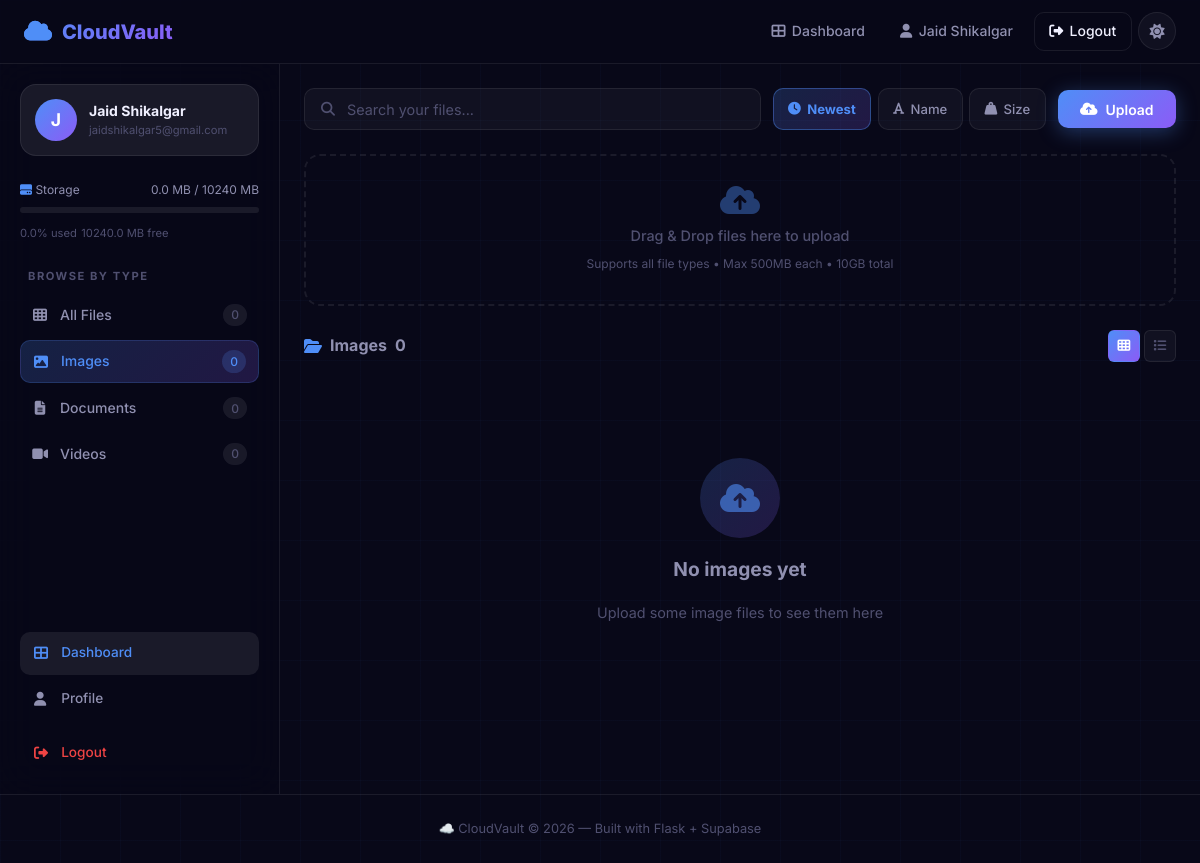
Page /dashboard?q=&sort=date&type=image (signed in) on the committed database.
### app/models.py (models this page shows, shortened)
class User(UserMixin, db.Model):
    __tablename__ = 'users'
    id            = db.Column(db.Integer, primary_key=True)
    username      = db.Column(db.String(80), unique=True, nullable=False)
    email         = db.Column(db.String(120), unique=True, nullable=False)
    password_hash = db.Column(db.String(256), nullable=False)
    profile_pic   = db.Column(db.String(256), default='default.png')
    created_at    = db.Column(db.DateTime, default=datetime.utcnow)
    storage_used  = db.Column(db.Float, default=0.0)
    reset_token         = db.Column(db.String(100), unique=True)
    reset_token_expiry  = db.Column(db.DateTime)
    files = db.relationship(
        'File', backref='owner', lazy=True, cascade='all, delete-orphan'
    )

### app/files.py (the view)
@files.route('/dashboard')
@login_required
def dashboard():
    search_query = request.args.get('q', '').strip()
    sort_by      = request.args.get('sort', 'date')
    file_type    = request.args.get('type', 'all')
    query = File.query.filter_by(user_id=current_user.id)
    if search_query:
        query = query.filter(File.filename.ilike(f'%{search_query}%'))
    image_types = ['jpg','jpeg','png','gif','svg','webp']
    doc_types   = ['pdf','doc','docx','xls','xlsx','ppt','pptx','txt','csv']
    video_types = ['mp4','avi','mov','mkv']
    audio_types = ['mp3','wav','flac']
    if file_type == 'image':
        query = query.filter(File.file_type.in_(image_types))
    elif file_type == 'document':
        query = query.filter(File.file_type.in_(doc_types))
    elif file_type == 'video':
        query = query.filter(File.file_type.in_(video_types))
    elif file_type == 'audio':
        query = query.filter(File.file_type.in_(audio_types))
    if sort_by == 'name':
        query = query.order_by(File.filename.asc())
    elif sort_by == 'size':
        query = query.order_by(File.file_size.desc())
    else:
        query = query.order_by(File.uploaded_at.desc())
    all_files    = query.all()
    recent_files = File.query.filter_by(user_id=current_user.id)\
                             .order_by(File.uploaded_at.desc())\
                             .limit(6).all()
    storage_limit_mb = current_app.config.get('STORAGE_LIMIT_MB', 10240)
    storage_used_mb  = current_user.storage_used / (1024 * 1024)
    storage_percent  = min((storage_used_mb / storage_limit_mb) * 100, 100)
    total       = File.query.filter_by(user_id=current_user.id).count()
    image_count = File.query.filter_by(user_id=current_user.id)\
                            .filter(File.file_type.in_(image_types)).count()
    doc_count   = File.query.filter_by(user_id=current_user.id)\
                            .filter(File.file_type.in_(doc_types)).count()
    video_count = File.query.filter_by(user_id=current_user.id)\
                            .filter(File.file_type.in_(video_types)).count()
    return render_template('dashboard.html',
                           files=all_files,
                           recent_files=recent_files,
                           search_query=search_query,
                           sort_by=sort_by,
                           file_type=file_type,
                           storage_used_mb=round(storage_used_mb, 2),
                           storage_limit_mb=storage_limit_mb,
                           storage_percent=round(storage_percent, 1),
                           total_count=total,
                           image_count=image_count,
                           doc_count=doc_count,
                           video_count=video_count)

### app/models.py (called while the page is built)
@login_manager.user_loader
def load_user(user_id):
    return User.query.get(int(user_id))

### app/templates/dashboard.html (shortened to what this page needs)
{% extends 'base.html' %}
{% block content %}
<div class="dashboard">
    <aside class="sidebar" id="sidebar">
        <div class="sidebar-user">
            <div class="user-avatar">
                {{ current_user.username[0].upper() }}
            </div>
            <div class="user-info">
                <span class="user-name">{{ current_user.username }}</span>
                <span class="user-email">{{ current_user.email }}</span>
            </div>
        </div>
        <div class="storage-section">
            <div class="storage-header">
                <span><i class="fas fa-hdd"></i> Storage</span>
                <span class="storage-numbers">
                    {{ storage_used_mb }} MB / {{ storage_limit_mb }} MB
                </span>
            </div>
            <div class="storage-bar">
            </div>
            <div class="storage-footer">
                <small>{{ storage_percent }}% used</small>
                <small>{{ storage_limit_mb - storage_used_mb }} MB free</small>
            </div>
        </div>
        <div class="filter-section">
            <p class="filter-label">BROWSE BY TYPE</p>
            <a href="{{ url_for('files.dashboard', q=search_query, sort=sort_by, type='all') }}"
               class="filter-link {% if file_type == 'all' %}active{% endif %}">
                <i class="fas fa-th"></i>
                All Files
                <span class="filter-count">{{ total_count }}</span>
            </a>
            <a href="{{ url_for('files.dashboard', q=search_query, sort=sort_by, type='image') }}"
               class="filter-link {% if file_type == 'image' %}active{% endif %}">
                <i class="fas fa-image"></i>
                Images
                <span class="filter-count">{{ image_count }}</span>
            </a>
            <a href="{{ url_for('files.dashboard', q=search_query, sort=sort_by, type='document') }}"
               class="filter-link {% if file_type == 'document' %}active{% endif %}">
                <i class="fas fa-file-alt"></i>
                Documents
                <span class="filter-count">{{ doc_count }}</span>
            </a>
            <a href="{{ url_for('files.dashboard', q=search_query, sort=sort_by, type='video') }}"
               class="filter-link {% if file_type == 'video' %}active{% endif %}">
                <i class="fas fa-video"></i>
                Videos
                <span class="filter-count">{{ video_count }}</span>
            </a>
        </div>
        <nav class="sidebar-nav">
            <a href="{{ url_for('files.dashboard') }}" class="sidebar-link active">
                <i class="fas fa-th-large"></i> Dashboard
            </a>
            <a href="{{ url_for('profile.profile_page') }}" class="sidebar-link">
                <i class="fas fa-user"></i> Profile
            </a>
            <a href="{{ url_for('auth.logout') }}" class="sidebar-link sidebar-logout">
                <i class="fas fa-sign-out-alt"></i> Logout
            </a>
        </nav>
    </aside>
    <div class="dashboard-main">
        <div class="dashboard-topbar">
            <form action="{{ url_for('files.dashboard') }}"
                  method="GET" class="search-wrapper">
                <div class="search-box">
                    <i class="fas fa-search"></i>
                    <input type="text" name="q"
                           placeholder="Search your files..."
                           value="{{ search_query }}"
                           class="search-input"
                           id="searchInput">
                </div>
            </form>
            <div class="sort-wrapper">
                <div class="sort-buttons">
                    <a href="{{ url_for('files.dashboard', q=search_query, sort='date', type=file_type) }}"
                       class="sort-btn {% if sort_by=='date' %}active{% endif %}">
                        <i class="fas fa-clock"></i>
                        <span>Newest</span>
                    </a>
                    <a href="{{ url_for('files.dashboard', q=search_query, sort='name', type=file_type) }}"
                       class="sort-btn {% if sort_by=='name' %}active{% endif %}">
                        <i class="fas fa-font"></i>
                        <span>Name</span>
                    </a>
                    <a href="{{ url_for('files.dashboard', q=search_query, sort='size', type=file_type) }}"
                       class="sort-btn {% if sort_by=='size' %}active{% endif %}">
                        <i class="fas fa-weight-hanging"></i>
                        <span>Size</span>
                    </a>
                </div>
            </div>
            <button class="btn btn-primary upload-btn"
                    onclick="document.getElementById('fileInput').click()">
                <i class="fas fa-cloud-upload-alt"></i>
                <span>Upload</span>
            </button>
        </div>
        <div class="drop-zone" id="dropZone">
            <div class="drop-zone-content">
                <i class="fas fa-cloud-upload-alt"></i>
                <p>Drag & Drop files here to upload</p>
                <small>Supports all file types • Max 500MB each • 10GB total</small>
            </div>
        </div>
        <div class="section">
            <div class="section-header">
                <h2 class="section-heading">
                    <i class="fas fa-folder-open"></i>
                    {% if search_query %}
                        Results for "{{ search_query }}"
                    {% elif file_type != 'all' %}
                        {{ file_type|capitalize }}s
                    {% else %}
                        All Files
                    {% endif %}
                    <span class="file-count-badge">{{ files|length }}</span>
                </h2>
                <div class="view-toggle">
                    <button class="view-btn active" id="gridViewBtn"
                            onclick="setView('grid')" title="Grid view">
                        <i class="fas fa-th"></i>
                    </button>
                    <button class="view-btn" id="listViewBtn"
                            onclick="setView('list')" title="List view">
                        <i class="fas fa-list"></i>
                    </button>
                </div>
            </div>
            {% if files %}
            <div class="files-grid" id="filesGrid">
{% for file in files %}
<div class="file-card" data-file-id="{{ file.id }}">
    {% if file.file_type in ['jpg','jpeg','png','gif','webp'] %}
    <div class="file-thumb image-thumb">
        <div class="preview-trigger"
             onclick="openPreview({{ file.id }}, '{{ file.filename }}')">
            <img src=""
                 alt="{{ file.filename }}"
                 class="thumb-img"
                 data-file-id="{{ file.id }}"
                 onerror="this.style.display='none';
                          this.nextElementSibling.style.display='flex'">
            <div class="thumb-icon-fallback" style="display:none">
                {{ file.get_icon() }}
            </div>
            <div class="preview-overlay">
                <i class="fas fa-eye"></i>
                <span>Preview</span>
            </div>
        </div>
        <span class="file-type-badge">{{ file.file_type.upper() }}</span>
    </div>
    {% else %}
    <div class="file-thumb non-image-thumb">
        <div class="file-icon-large">{{ file.get_icon() }}</div>
        <span class="file-type-badge">{{ file.file_type.upper() }}</span>
    </div>
    {% endif %}
    <div class="file-info">
        <p class="file-name" title="{{ file.filename }}">
            {{ file.filename }}
        </p>
        <div class="file-meta-row">
            <span class="file-size">{{ file.get_size_display() }}</span>
            <span class="file-date">
                {{ file.uploaded_at.strftime('%d %b %Y') }}
            </span>
        </div>
    </div>
    <div class="file-actions" onclick="event.stopPropagation()">
        <button type="button"
                class="action-btn btn-download"
                title="Download"
                onclick="triggerDownload({{ file.id }})">
            <i class="fas fa-download"></i>
        </button>
        <button type="button"
                class="action-btn btn-share
                {% if file.is_shared %}shared-active{% endif %}"
                onclick="toggleShare({{ file.id }}, this)"
                title="Share">
            <i class="fas fa-share-alt"></i>
        </button>
        <form method="POST"
              action="{{ url_for('files.delete', file_id=file.id) }}"
              onsubmit="return confirmDelete('{{ file.filename }}')">
            <button type="submit"
                    class="action-btn btn-delete"
                    title="Delete">
                <i class="fas fa-trash-alt"></i>
            </button>
        </form>
    </div>
    <div class="share-link-box
         {% if not file.is_shared %}hidden{% endif %}"
         id="share-{{ file.id }}">
        <input type="text" readonly class="share-input"
               value="{% if file.is_shared and file.share_token %}{{ url_for('files.shared_file', token=file.share_token, _external=True) }}{% endif %}">
        <button type="button"
                onclick="copyShareLink({{ file.id }})"
                class="copy-btn">
            <i class="fas fa-copy"></i>
        </button>
    </div>
</div>
{% endfor %}
<iframe id="downloadFrame"
        style="display:none;width:0;height:0;border:none;position:absolute;">
</iframe>
            </div>
            {% else %}
            <div class="empty-state">
                <div class="empty-icon">
                    {% if search_query %}
                        <i class="fas fa-search"></i>
                    {% else %}
                        <i class="fas fa-cloud-upload-alt"></i>
                    {% endif %}
                </div>
                {% if search_query %}
                    <h3>No files found</h3>
                    <p>No files match "{{ search_query }}"</p>
                    <a href="{{ url_for('files.dashboard') }}"
                       class="btn btn-outline">Clear Search</a>
                {% elif file_type != 'all' %}
                    <h3>No {{ file_type }}s yet</h3>
                    <p>Upload some {{ file_type }} files to see them here</p>
                {% endif %}
            </div>
            {% endif %}
        </div>
    </div>
</div>
{% endblock %}

### app/templates/base.html (shortened to what this page needs)
<!DOCTYPE html>
<html lang="en" data-theme="dark">
<head>
    <link rel="stylesheet" href="https://cdnjs.cloudflare.com/ajax/libs/font-awesome/6.5.0/css/all.min.css">
    <link rel="stylesheet" href="{{ url_for('static', filename='css/style.css') }}">
</head>
<body>
<nav class="navbar">
    <div class="nav-container">
        <a href="{{ url_for('main.index') }}" class="nav-logo">
            <i class="fas fa-cloud"></i>
            <span>CloudVault</span>
        </a>
        <div class="nav-links" id="navLinks">
            {% if current_user.is_authenticated %}
                <a href="{{ url_for('files.dashboard') }}" class="nav-link">
                    <i class="fas fa-th-large"></i>
                    <span>Dashboard</span>
                </a>
                <a href="{{ url_for('profile.profile_page') }}" class="nav-link">
                    <i class="fas fa-user"></i>
                    <span>{{ current_user.username }}</span>
                </a>
                <a href="{{ url_for('auth.logout') }}" class="nav-link btn-outline">
                    <i class="fas fa-sign-out-alt"></i>
                    <span>Logout</span>
                </a>
            {% endif %}
            <button class="theme-toggle" id="themeToggle" title="Toggle theme">
                <i class="fas fa-moon" id="themeIcon"></i>
            </button>
        </div>
    </div>
</nav>
    <main>
        {% block content %}{% endblock %}
    </main>
    <footer class="footer">
        <p>☁️ CloudVault &copy; 2026 — Built with Flask + Supabase</p>
    </footer>
</body>
</html>

### rows in the picture
User: username "Jaid Shikalgar", username "J", email "jaidshikalgar5@gmail.com"

### other values in the picture
{{ storage_used_mb }} "0.0"
{{ storage_limit_mb }} "10240"
{{ storage_percent }} "0.0"
{{ storage_limit_mb - storage_used_mb }} "10240.0"
{{ total_count }} "0"
{{ image_count }} "0"
{{ doc_count }} "0"
{{ video_count }} "0"
{{ file_type|capitalize }} "Image"
{{ files|length }} "0"
{{ file_type }} "image"
